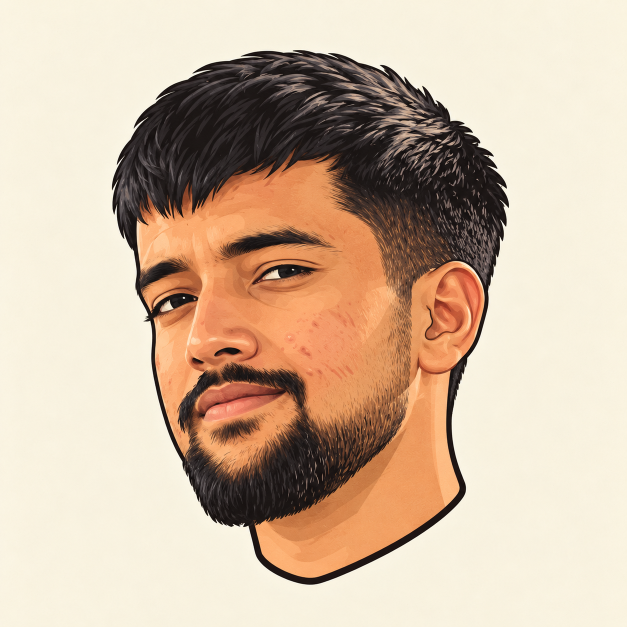
#> input picture source-photo.png, 1254 x 1254 px (shown at 1/2 size); its folder holds only this picture in this run
$ python prep_photo.py
#> lines starting #> are read from the running program, lines starting #| are printed output that depends on the picture
"""
Prepare Ayush's headshot for the ASCII renderer.

The profile uses a head-only source image with a deliberately clean,
high-key background. This script keeps the workflow deterministic:
- convert to grayscale
- smooth photographic noise while retaining facial edges
- increase local/global contrast
- turn very bright background pixels into pure white
- save a square grayscale image for make_ascii_svg.py

Usage:
    python scripts/prep_photo.py
    python scripts/prep_photo.py input.png output.png
"""
import os
import sys

import numpy as np
from PIL import Image, ImageEnhance, ImageFilter, ImageOps

HERE = os.path.dirname(os.path.abspath(__file__))
INP = sys.argv[1] if len(sys.argv) > 1 else os.path.join(HERE, "..", "source-photo.png")
OUT = sys.argv[2] if len(sys.argv) > 2 else os.path.join(HERE, "..", "source-prepped.png")

img = Image.open(INP).convert("RGB")
#> img is the input picture: PIL image 1254x1254 RGB; mean R, G, B 207.4, 184.8, 162.4
gray = ImageOps.grayscale(img)
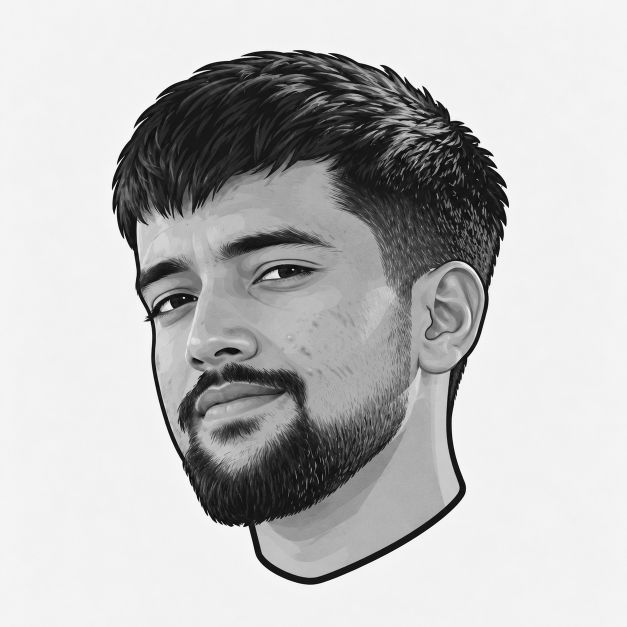
#> gray: PIL image 1254x1254 L (shown at 1/2 size); min 0, max 255, mean 189

# Remove fine photographic noise without destroying eyes, hair and beard.
gray = gray.filter(ImageFilter.GaussianBlur(0.45))
gray = ImageEnhance.Contrast(gray).enhance(1.28)
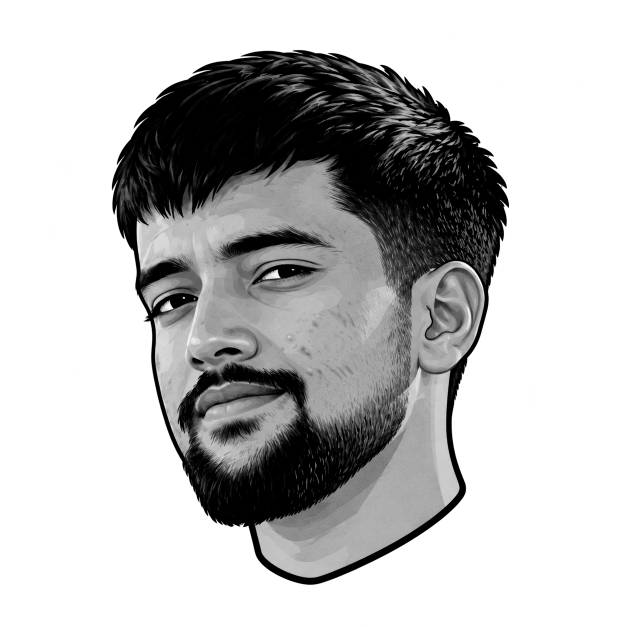
#> gray: PIL image 1254x1254 L (shown at 1/2 size); min 0, max 255, mean 189.6
gray = ImageEnhance.Sharpness(gray).enhance(1.15)

arr = np.asarray(gray, dtype=np.uint8)

# The source is intentionally framed against a bright sky/background.
# Anything this bright becomes the blank ASCII background.
arr = np.where(arr >= 205, 255, arr).astype(np.uint8)

Image.fromarray(arr, mode="L").save(OUT)
print(f"wrote {OUT}: {arr.shape[1]}x{arr.shape[0]}")
#| wrote scripts/../source-prepped.png: 1254x1254
